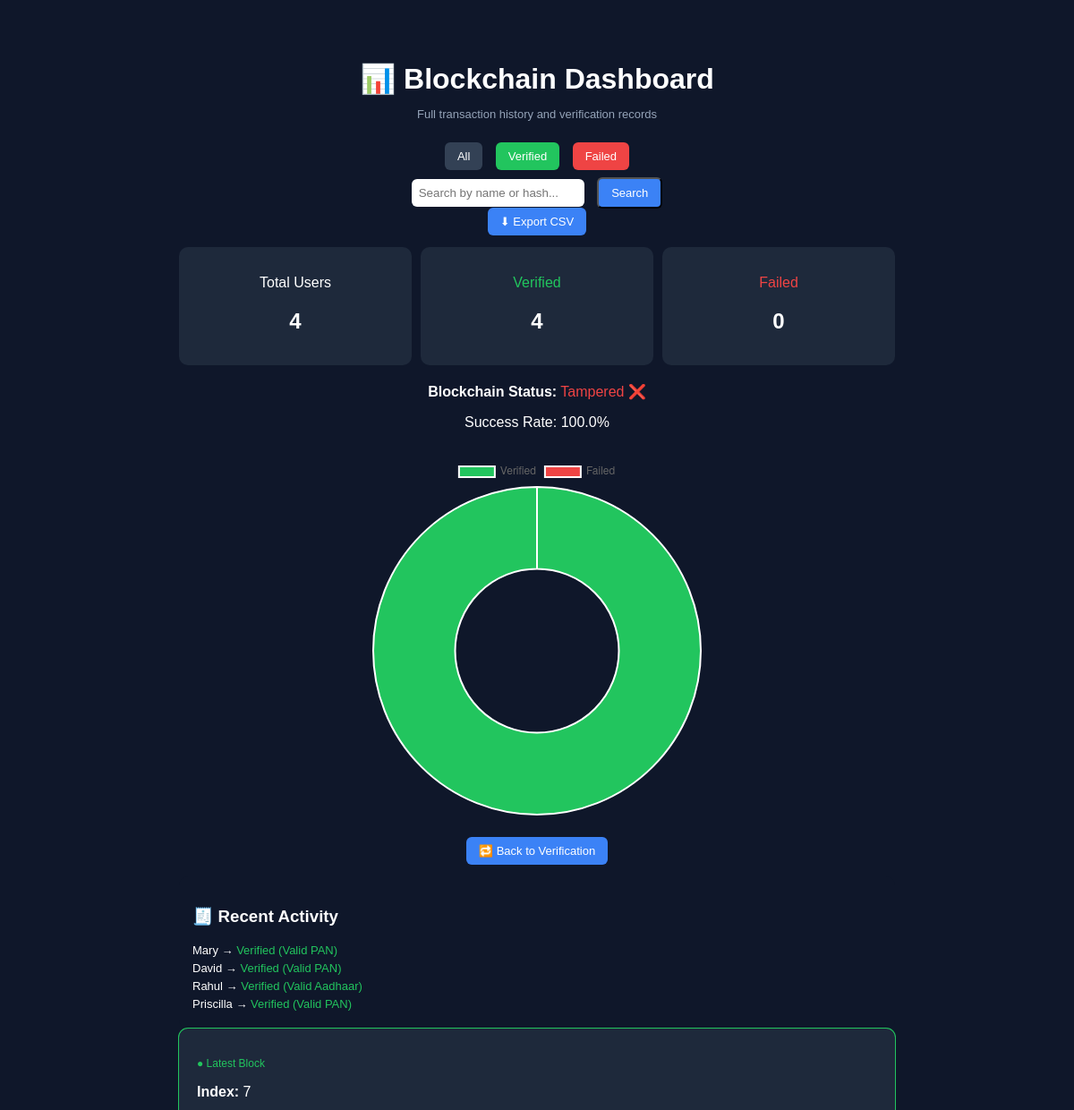
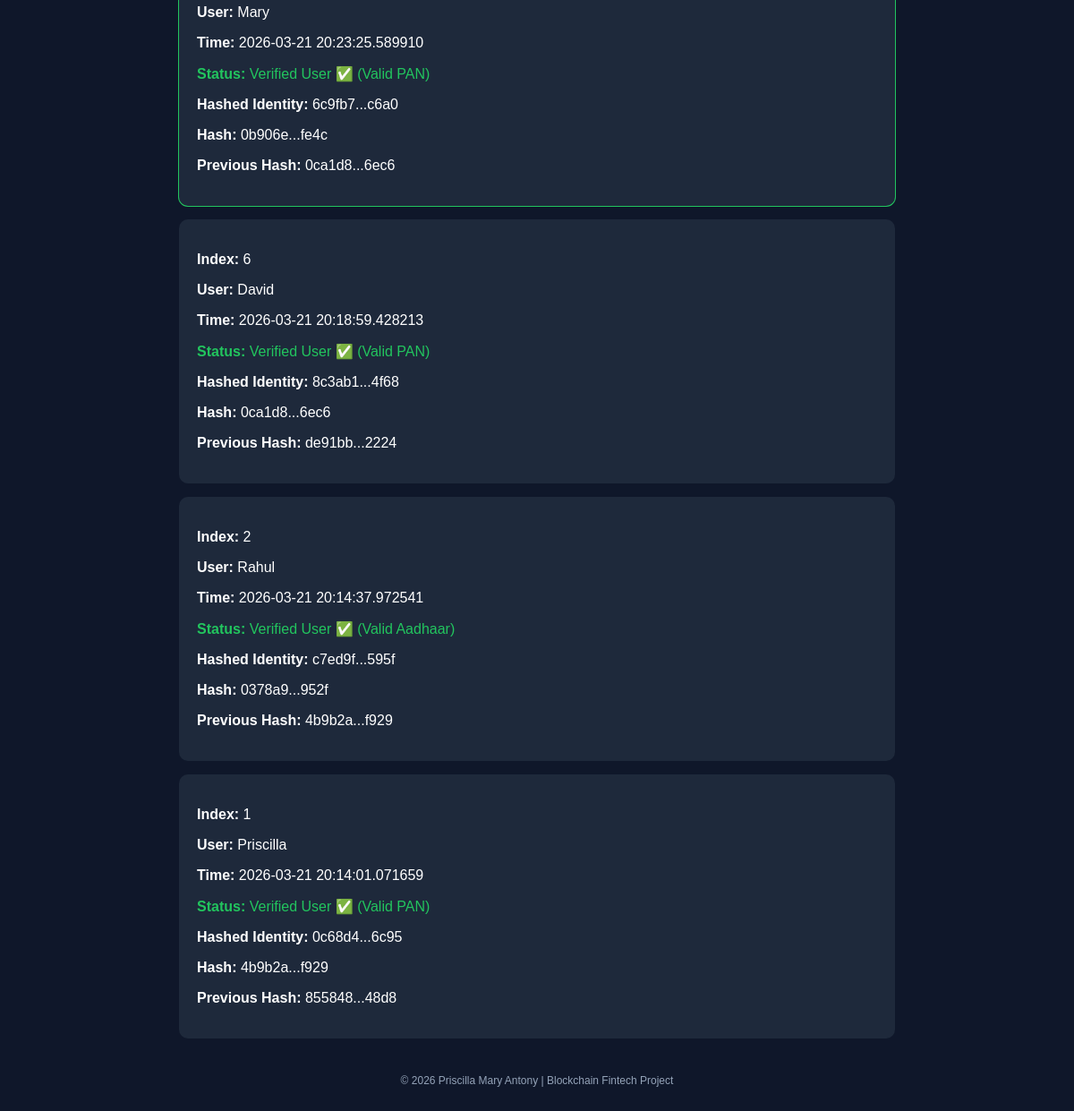
/dashboard?filter=verified, run on an earlier commit of the app's database (2 pictures, top to bottom).
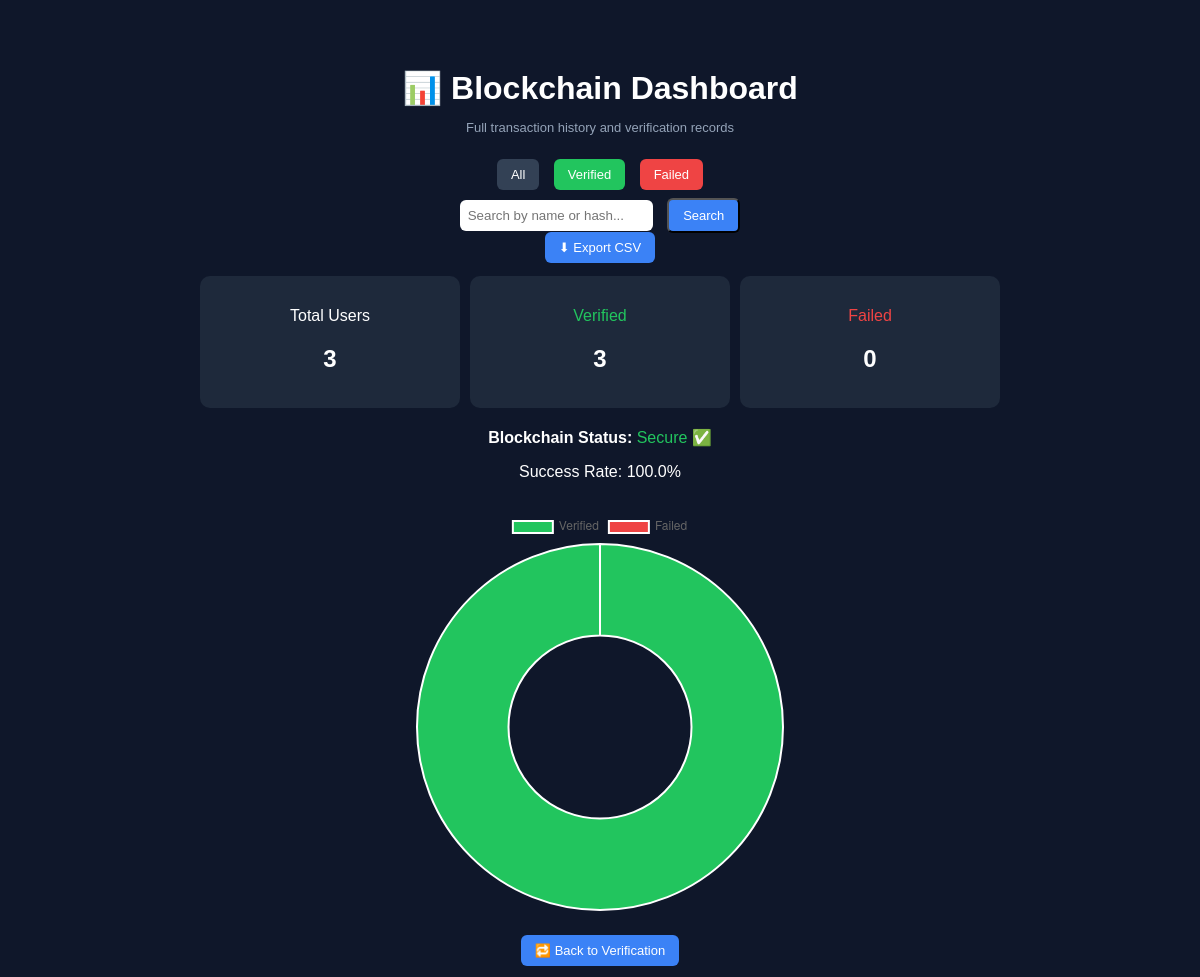
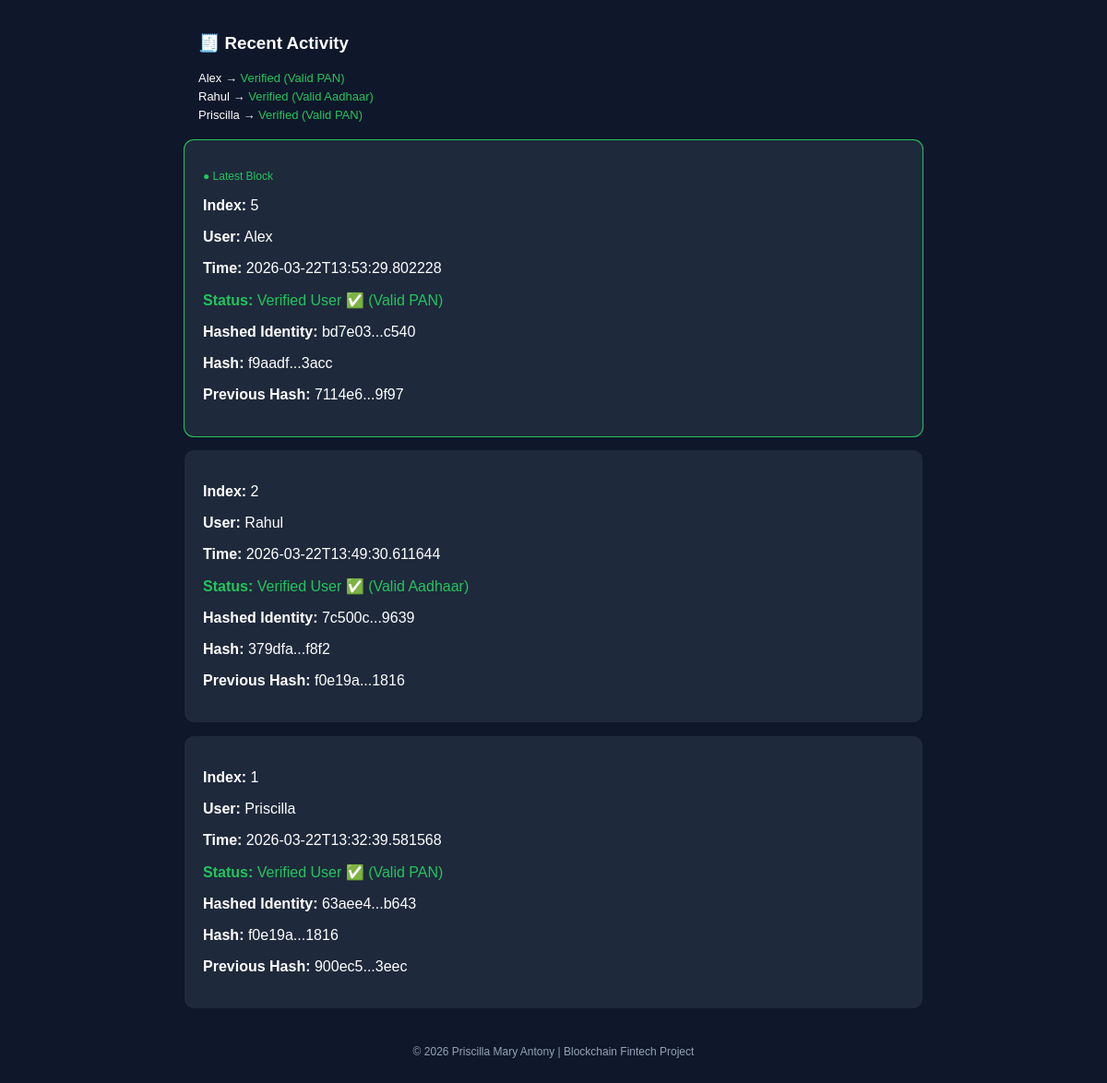
And on a later commit of the database (2 pictures, top to bottom).
### tables this page shows
CREATE TABLE blocks (
            id INTEGER PRIMARY KEY AUTOINCREMENT,
            block_index INTEGER,
            timestamp TEXT,
            hash TEXT,
            previous_hash TEXT,
            proof TEXT,
            identity_hash TEXT,
            reason TEXT,
            user TEXT
        );

### app.py (the view)
@app.route('/dashboard')
def dashboard():
    rows = get_blocks()
    blocks = []
    for row in rows:
        block = {
            "index": row[1],  # ✅ keep original index
            "timestamp": row[2],
            "hash": row[3],
            "previous_hash": row[4],
            "proof": row[5],
            "identity": row[6],
            "reason": row[7] if len(row) > 7 else "N/A",
            "user": row[8] if len(row) > 8 else "Unknown"
        }
        blocks.append(block)
    blocks = sorted(blocks, key=lambda x: x["index"], reverse=True)
    filter_type = request.args.get('filter')
    search_query = request.args.get('search', '').strip().lower()
    filtered_blocks = blocks
    if filter_type == "verified":
        filtered_blocks = [b for b in blocks if b["proof"] == "VALID_USER"]
    elif filter_type == "failed":
        filtered_blocks = [b for b in blocks if b["proof"] == "INVALID"]
    if search_query:
        filtered_blocks = [
            b for b in filtered_blocks
            if search_query in b["identity"].lower()
            or search_query in b["user"].lower()
        ]
    total = len(filtered_blocks)
    verified = sum(1 for b in filtered_blocks if b["proof"] == "VALID_USER")
    failed = total - verified
    success_rate = round((verified / total) * 100, 2) if total > 0 else 0
    valid = is_chain_valid(my_blockchain.chain)
    return render_template(
        'dashboard.html',
        chain=filtered_blocks,
        total=total,
        verified=verified,
        failed=failed,
        success_rate=success_rate,
        valid=valid
    )

### blockchain.py (called while the page is built)
def is_chain_valid(chain):
    for i in range(1, len(chain)):
        current = chain[i]
        previous = chain[i - 1]
        if current.hash != current.calculate_hash():
            return False
        if current.previous_hash != previous.hash:
            return False
    return True

    def calculate_hash(self):
        block_data = {
            "index": self.index,
            "timestamp": self.timestamp,
            "data": json.loads(json.dumps(self.data)),  # ✅ safe copy
            "previous_hash": self.previous_hash
        }
        block_string = json.dumps(block_data, sort_keys=True)
        return hashlib.sha256(block_string.encode('utf-8')).hexdigest()

### database.py (called while the page is built)
def get_blocks():
    with sqlite3.connect(DB_NAME, timeout=10) as conn:
        cursor = conn.cursor()
        cursor.execute("SELECT * FROM blocks ORDER BY block_index ASC")
        rows = cursor.fetchall()
    return rows

### templates/dashboard.html (shortened to what this page needs)
<!DOCTYPE html>
<html>
<head>
</head>
<body>
<div id="app-content" style="display:none;">
<div class="container">
    <h1>📊 Blockchain Dashboard</h1>
    <p class="subtext">Full transaction history and verification records</p>
    <div class="top-controls">
        <a href="/dashboard" class="btn btn-gray">All</a>
        <a href="/dashboard?filter=verified" class="btn btn-green">Verified</a>
        <a href="/dashboard?filter=failed" class="btn btn-red">Failed</a>
        <form method="GET" action="/dashboard" style="margin-top:10px;">
            <input type="text" name="search" placeholder="Search by name or hash...">
            <button type="submit" class="btn btn-blue">Search</button>
        </form>
        <a href="/export" class="btn btn-blue">⬇ Export CSV</a>
    </div>
    <div class="metrics">
        <div class="metric-card">
            <p>Total Users</p>
            <h2>{{ total }}</h2>
        </div>
        <div class="metric-card">
            <p class="verified">Verified</p>
            <h2>{{ verified }}</h2>
        </div>
        <div class="metric-card">
            <p class="failed">Failed</p>
            <h2>{{ failed }}</h2>
        </div>
    </div>
    <div class="extra-info">
        <p>
            <b>Blockchain Status:</b>
            {% if valid %}
                <span style="color:#22c55e;">Secure ✅</span>
            {% else %}
                <span style="color:#ef4444;">Tampered ❌</span>
            {% endif %}
        </p>
        <p>Success Rate: {{ success_rate }}%</p>
    </div>
    <div style="max-width:400px; margin:30px auto;">
        <canvas id="myChart"></canvas>
    </div>
    <div style="text-align:center; margin-bottom:20px;">
        <a href="/" class="btn btn-blue">🔁 Back to Verification</a>
    </div>
    <div class="activity">
        <h3>🧾 Recent Activity</h3>
        {% if chain %}
            {% for block in chain[:5] if block.index != 0 %}
                <p>
                    {{ block.user }} →
                    {% if block.proof == "VALID_USER" %}
                        <span class="verified">Verified ({{ block.reason }})</span>
                    {% else %}
                        <span class="failed">Failed ({{ block.reason }})</span>
                    {% endif %}
                </p>
            {% endfor %}
        {% else %}
            <p>No activity yet</p>
        {% endif %}
    </div>
    {% for block in chain if block.index != 0 %}
        <div class="block {% if loop.index == 1 %}latest{% endif %}"
             onclick="selectBlock(this, {{ 'true' if loop.index == 1 else 'false' }})">
            {% if loop.index == 1 %}
                <p style="color:#22c55e; font-size:12px;">● Latest Block</p>
            {% endif %}
            <p><b>Index:</b> {{ block.index }}</p>
            <p><b>User:</b> {{ block.user }}</p>
            <p><b>Time:</b> {{ block.timestamp }}</p>
            {% if block.proof == "VALID_USER" %}
                <p class="verified"><b>Status:</b> Verified User ✅ ({{ block.reason }})</p>
            {% else %}
                <p class="failed"><b>Status:</b> Failed ❌ ({{ block.reason }})</p>
            {% endif %}
            <p><b>Hashed Identity:</b> {{ block.identity[:6] }}...{{ block.identity[-4:] }}</p>
            <p><b>Hash:</b> {{ block.hash[:6] }}...{{ block.hash[-4:] }}</p>
            <p><b>Previous Hash:</b> {{ block.previous_hash[:6] }}...{{ block.previous_hash[-4:] }}</p>
        </div>
    {% endfor %}
    <div class="footer">
        © 2026 Priscilla Mary Antony | Blockchain Fintech Project
    </div>
</div>
</div>
<script>
const ctx = document.getElementById('myChart');
new Chart(ctx, {
    type: 'doughnut',
    data: {
        labels: ['Verified', 'Failed'],
        datasets: [{
            data: [{{ verified }}, {{ failed }}],
            backgroundColor: ['#22c55e', '#ef4444']
        }]
    }
});
function selectBlock(element, isLatest) {
    document.querySelectorAll('.block').forEach(b => {
        b.classList.remove('selected');
        b.classList.remove('selected-latest');
    });
    if (isLatest === true || isLatest === 'true') {
        element.classList.add('selected-latest');
    } else {
        element.classList.add('selected');
    }
}
window.addEventListener("load", function() {
    setTimeout(() => {
        document.getElementById("loader").style.display = "none";
        document.getElementById("app-content").style.display = "block";
    }, 600);
});
</script>
</body>
</html>

### templates/dashboard.html (style rules this page uses)
body { font-family: Arial; background: #0f172a; color: white; padding: 40px; }
h1 { text-align: center; margin-bottom: 10px; }
.subtext { text-align: center; font-size: 13px; color: #94a3b8; margin-bottom: 30px; }
.container { max-width: 800px; margin: auto; animation: fadeIn 0.5s ease; }
.block { background: #1e293b; padding: 20px; border-radius: 10px; margin-bottom: 15px; transition: all 0.25s ease; overflow-wrap: anywhere; cursor: pointer; }
.latest { box-shadow: 0 0 0 1px #22c55e; }
.verified { color: #22c55e; }
.failed { color: #ef4444; }
.btn { padding: 8px 14px; border-radius: 6px; text-decoration: none; color: white; font-size: 13px; margin: 5px; }
.btn-blue { background: #3b82f6; }
.btn-green { background: #22c55e; }
.btn-red { background: #ef4444; }
.btn-gray { background: #334155; }
.top-controls { text-align: center; margin-bottom: 20px; }
input { padding: 8px; border-radius: 6px; border: none; margin: 5px; }
.metric-card { flex:1; background:#1e293b; padding:15px; border-radius:10px; text-align:center; }
.metrics { display:flex; gap:10px; margin:20px 0; }
.extra-info { text-align:center; margin-top:10px; }
.activity { background:#0f172a; padding:15px; border-radius:10px; margin-top:20px; }
.activity p { font-size:13px; margin:5px 0; }
.footer { text-align:center; margin-top:40px; font-size:12px; color:#94a3b8; }

What changed in the data, as far as the page shows it:
removed blocks: user "Mary", reason "Valid PAN", shows "● Latest Block", index "7", timestamp "2026-03-21 20:23:25.589910", identity_hash "6c9fb7", identity_hash "c6a0", hash "0b906e", hash "fe4c", previous_hash "0ca1d8", previous_hash "6ec6"
removed blocks: user "David", reason "Valid PAN", index "6", timestamp "2026-03-21 20:18:59.428213", identity_hash "8c3ab1", identity_hash "4f68", hash "0ca1d8", hash "6ec6", previous_hash "de91bb", previous_hash "2224"
now on this page (row edited): blocks: user "Alex", reason "Valid PAN", shows "● Latest Block", index "5", timestamp "2026-03-22T13:53:29.802228", identity_hash "bd7e03", identity_hash "c540", hash "f9aadf", hash "3acc", previous_hash "7114e6", previous_hash "9f97"
changed blocks "Rahul": timestamp "2026-03-21 20:14:37.972541" → "2026-03-22T13:49:30.611644"; identity_hash "c7ed9f" → "7c500c"; identity_hash "595f" → "9639"; hash "0378a9" → "379dfa"; hash "952f" → "f8f2"; previous_hash "4b9b2a" → "f0e19a"; previous_hash "f929" → "1816"
changed blocks "Priscilla": timestamp "2026-03-21 20:14:01.071659" → "2026-03-22T13:32:39.581568"; identity_hash "0c68d4" → "63aee4"; identity_hash "6c95" → "b643"; hash "4b9b2a" → "f0e19a"; hash "f929" → "1816"; previous_hash "855848" → "900ec5"; previous_hash "48d8" → "3eec"
Also different on the page:
{{ total }}: "4" → "3"
{{ verified }}: "4" → "3"
text no longer shown: "Tampered ❌"
text now shown: "Secure ✅"
